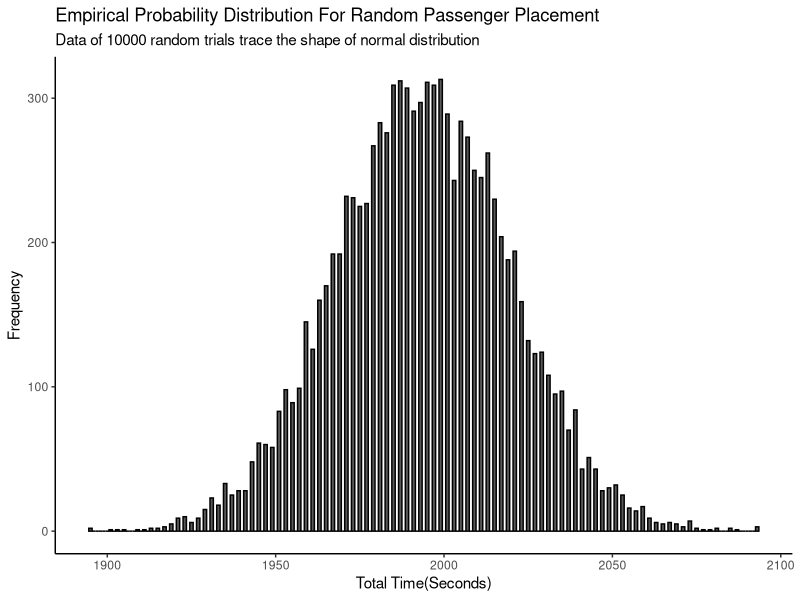
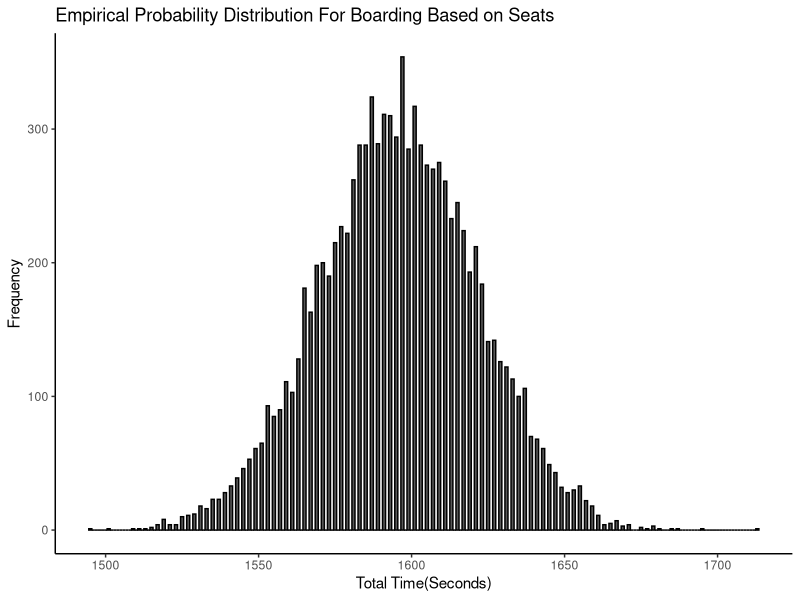

R code for these plots, in order:
## ---- chunk 1
knitr::opts_chunk$set(echo = TRUE)
library(tidyverse)
## ---- chunk 2
set.seed(1)

Walking_time_tot <- tibble(row_seat = 1:33, walking_speed = sample(x= c(2.17, 2.3, 2.1), size = 33, prob = c(0.35, 0.40, 0.25),replace = TRUE), walk_time1 = 1/walking_speed, walk_time_fin = 3*sum(walk_time1))%>%
  summarise(walking_time_fin = sample(walk_time_fin, size =1))%>%
  pull(walking_time_fin)
  

Tsd_tot <- tibble(TS = sample(c(0:4), prob = c(0.55, 0.75, 0.45, 0.35, 0.10),size = 192, replace = TRUE), SS = sample(c(rep(1,64),rep(2,64),rep(3,64)),size =192,replace = TRUE), Tsd = 2*(TS+SS)+10)%>%
  summarise(Tsd)%>%
  pull(Tsd)


T_shuffle_tot <- tibble(row3seats = 1:64,T_shuffle = sample(c(0,4,10,4,12,8),size = 64, prob = c(16.67,16.67,16.67,16.67,16.67,16.67),replace = TRUE))%>%
  summarise(T_shufflefin = sum(T_shuffle))%>%
  pull(T_shufflefin)

B <- tibble(RS = sample(rep(c(1:32),6)), order = sample(1:192, size = 192), RS_O = RS+order, Bp = ceiling(1/RS_O - 1/113))%>%
  summarise(B = sum(Bp))%>%
  pull(B)

time_TOT <- expand.grid(time_tot = sample(x = Tsd_tot, size = B, replace = TRUE))%>%
  summarise(time_tot = Walking_time_tot + sum(time_tot))%>%
  pull(time_tot)


random_simulation <- replicate(
  10000,
  {
    expand.grid(time_tot = sample(x = Tsd_tot, size = B, replace = TRUE))%>%
  summarise(time_tot = Walking_time_tot + sum(time_tot) +T_shuffle_tot)%>%
  pull(time_tot)
  }
)

as.data.frame(random_simulation)%>%
  ggplot(aes(x=random_simulation))+
  geom_histogram(aes(y=after_stat(count)), binwidth = 1, 
                   color = "black")+
  labs(title = "Empirical Probability Distribution For Random Passenger Placement",
         subtitle = "Data of 10000 random trials trace the shape of normal distribution",
         x = "Total Time(Seconds)",
         y = "Frequency")  +
    theme_classic()

## ---- chunk 3
#quantile

mean(quantile(random_simulation, c(0.05, 0.95)))
quantile(random_simulation, c(0.05,0.50, 0.95))

## ---- chunk 4

seats_simulation <- replicate(
  10000,
  {
    expand.grid(time_tot = sample(x = Tsd_tot, size = B, replace = TRUE))%>%
  summarise(time_tot = Walking_time_tot + sum(time_tot))%>%
  pull(time_tot)
  }
)

as.data.frame(seats_simulation)%>%
  ggplot(aes(x=seats_simulation))+
  geom_histogram(aes(y=after_stat(count)), binwidth = 1, 
                   color = "black")+
  labs(title = "Empirical Probability Distribution For Boarding Based on Seats",
         x = "Total Time(Seconds)",
         y = "Frequency")  +
    theme_classic()

## ---- chunk 5
mean(quantile(seats_simulation, c(0.05, 0.95)))
quantile(seats_simulation, c(0.05,0.50, 0.95))
